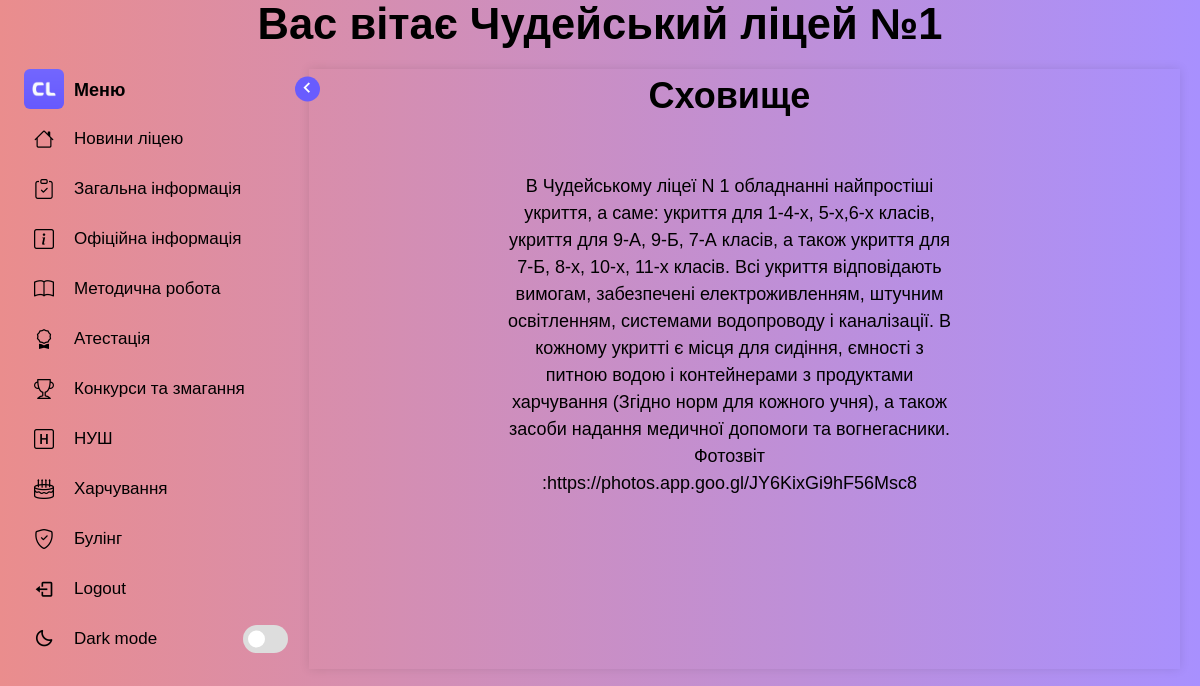
Screenshot of /zagalna/chovishe with the database file from the repository.
### blog/models.py (models this page shows, shortened)
class Menu(models.Model):
    title = models.CharField(max_length=20)
    slug = models.CharField(max_length=40, default=False, blank=True, null=True, )
    icon = models.CharField(max_length=50)
    priority = models.IntegerField(default=0)
    class Meta:
        ordering = ['priority']
        indexes = [
            models.Index(fields=['priority']),
        ]

class Menuinfo(models.Model):
    menu_title = models.ForeignKey(Menu, on_delete=models.CASCADE,default=1)
    content_title = models.CharField(max_length=250, null=True, blank=True)
    slug = models.SlugField(max_length=250, null=True, blank=True)
    body = models.TextField(null=True, blank=True)
    image = models.ImageField(upload_to='category_images/',null=True, blank=True)
    file = models.FileField(upload_to='menu_documents/',null=True, blank=True,max_length=100)
    priority = models.IntegerField(default=0)
    class Meta:
        ordering = ['menu_title']
        indexes = [
            models.Index(fields=['menu_title']),
        ]

### blog/views.py (the view)
# urls.py: path('<slug:menu_slug>/<slug:slug>', views.menu_info, name='menu_info'),
def menu_info(request, menu_slug, slug):
    options = Menu.objects.all()
    infos = Menuinfo.objects.filter(slug=slug)
    context = {'infos': infos, 'options': options}
    return render(request, 'blog/menu_information.html', context)

### blog/templates/blog/menu_information.html (shortened to what this page needs)
{% extends "blog/base/base.html"%}
{% load static %}
{% block content%}
    <div class="content-title">
        <h1>{{ infos.0.content_title }}</h1>
    </div>
    {% for info in infos %}
    <div class="content">
        {% if info.body %}
            {{ info.body }}
        {% endif %}
        <br>
    </div>
{% endfor %}
{% endblock%}

### blog/templates/blog/base/base.html (shortened to what this page needs)
{% load static %}
<!DOCTYPE html>
<html lang="en">
<head>
    <link rel="stylesheet" href="https://cdn.jsdelivr.net/npm/bootstrap-icons@1.11.3/font/bootstrap-icons.min.css">
    <link href='https://unpkg.com/boxicons@2.1.1/css/boxicons.min.css' rel='stylesheet'>
    <link rel="stylesheet" href="{% static 'css/style.css' %}">
</head>
<body>
<header class="head">
        <div class="text"><h2>Вас вітає Чудейський ліцей №1</h2></div>
</header>
<div class="container">
    <nav class="sidebar">
        <header>
            <div class="image-text">
                        <span class="image">
                            <img src="{% static 'css/images/logo.png' %}" alt="">
                        </span>
                <div class="text logo-text">
                    <span class="name">Меню</span>
                </div>
                <i class='bx bx-chevron-right toggle'></i>
            </div>
        </header>
        <div class="menu-bar">
            <div class="menu">
                <ul class="menu-links">
                    {% for option in options %}
                        <li class="nav-link">
                            <a href="{% url 'menu_detail' option.slug %}">
                                <i class='{{ option.icon }} icon'></i>
                                <span class="text nav-text">{{ option.title }}</span>
                            </a>
                        </li>
                    {% endfor %}
                </ul>
            </div>
            <div class="bottom-content">
                <li class="">
                    <a href="#">
                        <i class='bx bx-log-out icon'></i>
                        <span class="text nav-text">Logout</span>
                    </a>
                </li>
                <li class="mode">
                    <div class="sun-moon">
                        <i class='bx bx-moon icon moon'></i>
                    </div>
                    <span class="mode-text text">Dark mode</span>
                    <div class="toggle-switch">
                        <span class="switch"></span>
                    </div>
                </li>
            </div>
        </div>
    </nav>
    <div class="main-content">
        {% block content %}
        {% endblock %}
    </div>
</div>
</body>
</html>

### blog/static/css/style.css (style rules this page uses)
* { margin: 0; padding: 0; box-sizing: border-box; font-family: 'Poppins', sans-serif; }
:root { --sidebar-color: #FFF; --primary-color: #695CFE; --text-color: #000000; --tran-05: all 0.3s ease; }
body { width: 100%; min-height: 100vh; background-image: linear-gradient(to right, #EA8D8D, #A890FE); background-color: var(--body-color) }
.container { display: flex; position: relative; }
.sidebar { width: 320px; padding: 10px 14px; background-color: transparent; top: 0; left: 0; z-index: 1; height: 100%; }
.main-content { width: calc(100% - 300px); margin-top: 10px; flex-grow: 1; }
.sidebar li { height: 40px; list-style: none; display: flex; align-items: center; margin-top: 10px; }
.sidebar header .image, .sidebar .icon { min-width: 60px; border-radius: 6px; }
.sidebar .icon { min-width: 60px; border-radius: 6px; height: 100%; display: flex; align-items: center; justify-content: center; font-size: 20px; }
.sidebar .text, .sidebar .icon { color: var(--text-color); }
.sidebar .text { font-size: 17px; font-weight: 500; white-space: nowrap; opacity: 1; }
.sidebar header { position: relative; }
.sidebar header .image-text { display: flex; align-items: center; }
.sidebar header .logo-text { display: flex; flex-direction: column; }
header .image-text .name { margin-top: 2px; font-size: 18px; font-weight: 600; }
.sidebar header .image { display: flex; align-items: center; justify-content: center; }
.sidebar header .image img { width: 40px; border-radius: 6px; }
.sidebar header .toggle { position: absolute; top: 50%; right: -25px; transform: translateY(-50%) rotate(180deg); height: 25px; width: 25px; background-color: var(--primary-color); color: var(--sidebar-color); border-radius: 50%; display: flex; align-items: center; justify-content: center; font-size: 22px; cursor: pointer; padding-top: 2px; }
.sidebar li a { padding-right: 10px; list-style: none; height: 100%; background-color: transparent; display: flex; align-items: center; width: 100%; border-radius: 6px; text-decoration: none; }
.sidebar .menu-bar { height: calc(100% - 55px); display: flex; flex-direction: column; justify-content: space-between; }
.sidebar .menu-bar .mode { border-radius: 6px; background-color: var(--primary-color-light); position: relative; }
.menu-bar .mode .sun-moon { height: 50px; width: 60px; }
.mode .sun-moon i { position: absolute; bottom: 2%; }
.menu-bar .bottom-content .toggle-switch { position: absolute; right: 0; height: 100%; min-width: 60px; display: flex; align-items: center; justify-content: center; border-radius: 6px; cursor: pointer; }
.toggle-switch .switch { position: relative; height: 28px; width: 45px; border-radius: 25px; background-color: #DDD; }
.switch::before { content: ''; position: absolute; height: 17px; width: 17px; border-radius: 50%; top: 50%; left: 5px; transform: translateY(-50%); background-color: var(--sidebar-color); }
.head .text { text-align: center; font-size: calc(14px + 16 * (100vw / 1280)); font-weight: 500; color: black; width: 100%; margin: 0 auto; padding: 0 20px; }
.head { width: 100%; padding-bottom: 10px; }

### blog/templates/blog/menu_information.html (style rules this page uses)
.main-content { padding: 0 80px 40px 50px; box-sizing: border-box; text-align: center; line-height: 1.5; font-size: 18px; box-shadow: 0 0 10px rgba(0, 0, 0, 0.1); margin-right: 20px; }
.content-title { padding-bottom: 40px; }
.content { padding: 10px 20%; }

### rows the page displays
Menu: title "Новини ліцею"
Menu: title "Загальна інформація"
Menu: title "Офіційна інформація"
Menu: title "Методична робота"
Menu: title "Атестація"
Menu: title "Конкурси та змагання"
Menu: title "НУШ"
Menu: title "Харчування"
Menu: title "Булінг"
Menuinfo: content_title "Cховище", body "В Чудейському ліцеї N 1 обладнанні найпростіші укриття, а саме: укриття для 1-4-х, 5-х,6-х класів, укриття для 9-А, 9-Б, 7-А класів, а також укриття для 7-Б, 8-х, 10-х, 11-х класів. Всі укриття відповідають вимогам, забезпечені електроживленням, штучним освітленням, системами водопроводу і каналізації. В кожному укритті є місця для сидіння, ємності з питною водою і контейнерами з продуктами харчування (Згідно норм для кожного учня), а також засоби надання медичної допомоги та вогнегасники. Фотозвіт :https://photos.app.goo.gl/JY6KixGi9hF56Msc8"
